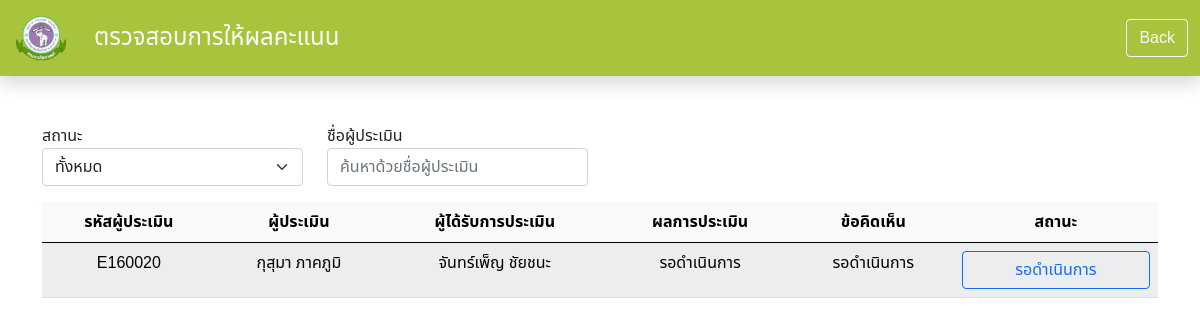
/admin/list_edit_score/list_edit_score.php (signed in), run on the app's committed database.
### tables this page shows
CREATE TABLE `committee` (
  `id` int(11) NOT NULL,
  `com_code` varchar(11) NOT NULL,
  `staff_code` varchar(11) NOT NULL,
  `staff_name` varchar(255) NOT NULL,
  `dep_name` varchar(255) NOT NULL,
  `unit_name` varchar(255) NOT NULL,
  `status` varchar(255) NOT NULL
);

CREATE TABLE `staff` (
  `id` int(11) NOT NULL,
  `code` varchar(11) NOT NULL,
  `username` varchar(255) NOT NULL,
  `password` varchar(255) NOT NULL,
  `fname` varchar(255) DEFAULT NULL,
  `lname` varchar(255) NOT NULL,
  `dep_code` varchar(11) DEFAULT NULL,
  `job_code` varchar(11) DEFAULT NULL,
  `unit_code` varchar(11) DEFAULT NULL,
  `position_dean` varchar(11) DEFAULT NULL,
  `duty_code` varchar(255) DEFAULT NULL,
  `position_code` varchar(255) NOT NULL,
  `photo` varchar(255) NOT NULL,
  `level` varchar(11) NOT NULL
);

### admin/list_edit_score/list_edit_score.php (the view, shortened to what this page needs)
<?php
include("nav.php");
include("../../fn/config.php");
$year = date('Y') + 543;
$sql = "
    SELECT
        committee.com_code,
        evaluator.fname AS evaluator_fname,
        evaluator.lname AS evaluator_lname,
        evaluated.fname AS evaluated_fname,
        evaluated.lname AS evaluated_lname,
        IFNULL(estimate.est_lvl, 'รอดำเนินการ') AS est_lvl,
        IFNULL(estimate.est_opinion, 'รอดำเนินการ') AS est_opinion,
        IFNULL(estimate.status, 'รอดำเนินการ') AS est_status,
        committee.status AS committee_status,
        estimate.id AS estimate_id
        FROM committee
        JOIN staff AS evaluator ON committee.com_code = evaluator.code
        LEFT JOIN estimate ON committee.com_code = estimate.assessor_code AND committee.staff_code = estimate.staff_code AND estimate.est_year = $year
        LEFT JOIN staff AS evaluated ON committee.staff_code = evaluated.code
        WHERE committee.status = 'supervisor'
        ORDER BY CASE WHEN estimate.status = 'edit' THEN 1 ELSE 2 END, committee.com_code";
$result = $conn->query($sql);
?>
<!DOCTYPE html>
<html lang="en">
<head>
    <link href="https://cdn.jsdelivr.net/npm/bootstrap@5.0.2/dist/css/bootstrap.min.css" rel="stylesheet">
    <link href="https://cdn.jsdelivr.net/npm/@sweetalert2/theme-default/default.min.css" rel="stylesheet">
</head>
<body>
    <div class="container mt-5 mb-5">
        <div class="row mb-3">
            <div class="col-md-3">
                <label for="filter">สถานะ</label>
                <select id="filter" class="form-select">
                    <option value="all">ทั้งหมด</option>
                </select>
            </div>
            <div class="col-md-3">
                <label for="search-code">ชื่อผู้ประเมิน</label>
                <input type="text" id="search-code" class="form-control" placeholder="ค้นหาด้วยชื่อผู้ประเมิน">
            </div>
        </div>
        <table class="table table-light text-center table-striped">
            <thead>
                <tr>
                    <th>รหัสผู้ประเมิน</th>
                    <th>ผู้ประเมิน</th>
                    <th>ผู้ได้รับการประเมิน</th>
                    <th>ผลการประเมิน</th>
                    <th>ข้อคิดเห็น</th>
                    <th>สถานะ</th>
                </tr>
            </thead>
            <tbody>
            <?php
                if ($result && mysqli_num_rows($result) > 0) {
                    while ($row = mysqli_fetch_assoc($result)) {
                        echo "<tr data-status='" . htmlspecialchars($row['est_status']) . "' data-code='" . htmlspecialchars($row['com_code']) . "'>";
                        echo "<td>" . htmlspecialchars($row['com_code']) . "</td>";
                        echo "<td>" . htmlspecialchars($row['evaluator_fname'] . " " . htmlspecialchars($row['evaluator_lname'])) . "</td>";
                        echo "<td>" . htmlspecialchars($row['evaluated_fname'] . " " . htmlspecialchars($row['evaluated_lname'])) . "</td>";
                        echo "<td>" . htmlspecialchars($row['est_lvl']) . "</td>";
                        echo "<td>" . htmlspecialchars($row['est_opinion']) . "</td>";
                        if($row['est_status'] == 'edit') {
                            echo "<td><button class='btn btn-warning edit-btn w-100' data-id='" . htmlspecialchars($row['estimate_id']) . "'>ส่งคำขอแก้ไขคะแนน</button></td>";
                        } else if ($row['est_status'] == 'complete') {
                            echo "<td><button class='btn btn-outline-success complete-btn w-100'>เสร็จสิ้น</button></td>";
                        }else if ($row['est_status'] == 'waitsubmit') {
                            echo "<td><button class='btn btn-outline-dark complete-btn w-100'>รอผู้ประเมินยืนยันคะแนน</button></td>";
                        } else {
                            echo "<td><button class='btn btn-outline-primary pending-btn w-100'>รอดำเนินการ</button></td>";
                        }
                        echo "</tr>";
                    }
                } else {
                    echo "<tr><td colspan='6'>ไม่พบข้อมูล</td></tr>";
                }
            ?>
            </tbody>
        </table>
    </div>
</body>
</html>

### admin/list_edit_score/list_edit_score.php (style rules this page uses)
body { font-family: "Noto Sans Thai", sans-serif; }
.table-striped tbody tr:nth-of-type(odd) { background-color: #f2f2f2; }

### data on the page
committee: com_code "E160020", staff.fname+lname "กุสุมา ภาคภูมิ", staff.fname+lname "จันทร์เพ็ญ ชัยชนะ", est_lvl "รอดำเนินการ", est_opinion "รอดำเนินการ"
